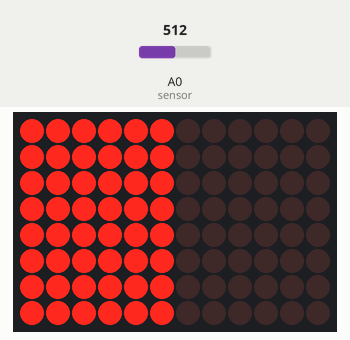
A sketch run on a simulated Arduino Uno R4 WiFi. On the bench: 12×8 LED matrix. The inputs (shaded band) are chosen by the test bench; at power-on: A0 (sensor) = 512.

Above: at 1.2 s.
1.3 s: A0 (sensor) set to 716
At 2.5 s:
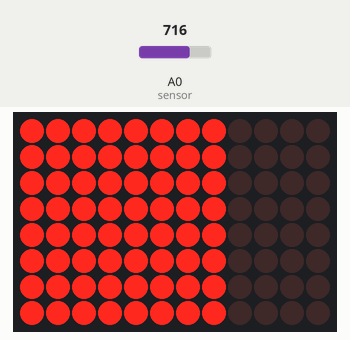
2.8 s: A0 (sensor) set to 900
At 3.8 s:
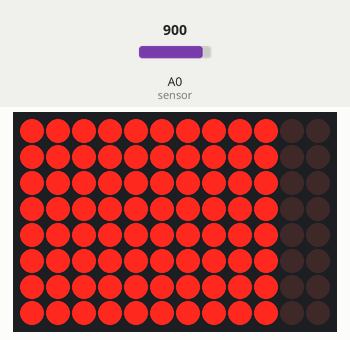
4.3 s: A0 (sensor) set to 1023
At 5.1 s:
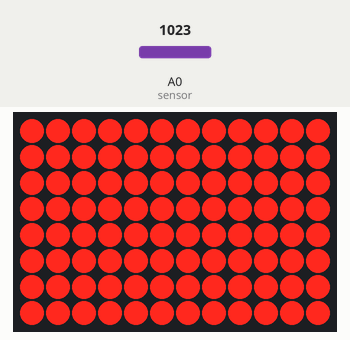
5.8 s: A0 (sensor) set to 511
At 6.3 s:
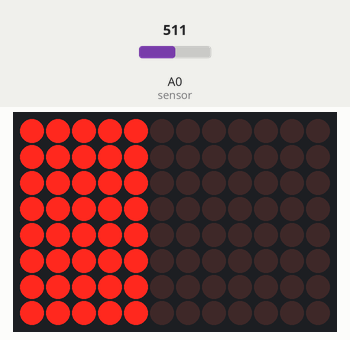
7.3 s: A0 (sensor) set to 306
At 8.5 s:
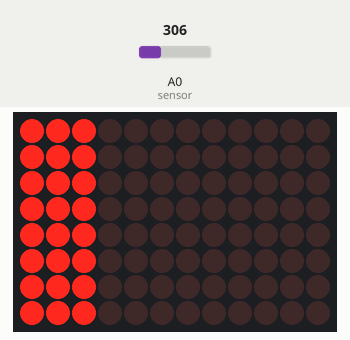
8.8 s: A0 (sensor) set to 122
At 9.9 s:
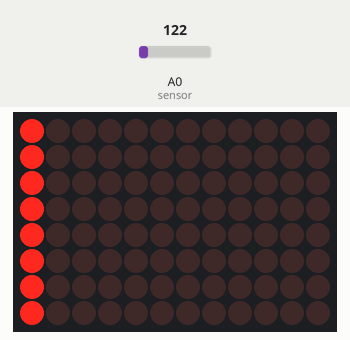
Timing chart, 0 to 11.3 s (numbered marks = the images above; inputs shaded):
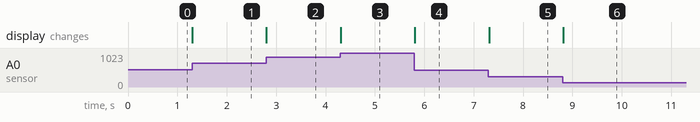

Measured:
- after the input at 1.3 s, the display: changes at once (image 1)
- after the input at 2.8 s, the display: changes at once (image 2)
- after the input at 4.3 s, the display: changes at once (image 3)
- after the input at 5.8 s, the display: changes at once (image 4)
- after the input at 7.3 s, the display: changes at once (image 5)
- after the input at 8.8 s, the display: changes at once (image 6)

The sketch:

Vertical_LED_Bar_Graph.ino
```cpp
#include "Arduino_LED_Matrix.h"

ArduinoLEDMatrix matrix;


void setup() {
  Serial.begin(115200);
  matrix.begin();
}

void loop() {
  int sensorValue = analogRead(A0); // Read the sensor value
  int barWidth = map(sensorValue, 0, 1023, 0, 12); // Map the sensor value to the LED matrix width

  // Clear the frame
  uint8_t frame[8][12] = {0};

  // Build the bar graph in the frame
  for (int x = 0; x < barWidth; ++x) {
    for (int y = 0; y < 8; ++y) {
      frame[y][x] = 1; // Light up LEDs to represent the sensor value
    }
  }

  // Render the frame
  matrix.renderBitmap(frame, 8, 12);

  delay(100); // Short delay for better visualization
}
```
